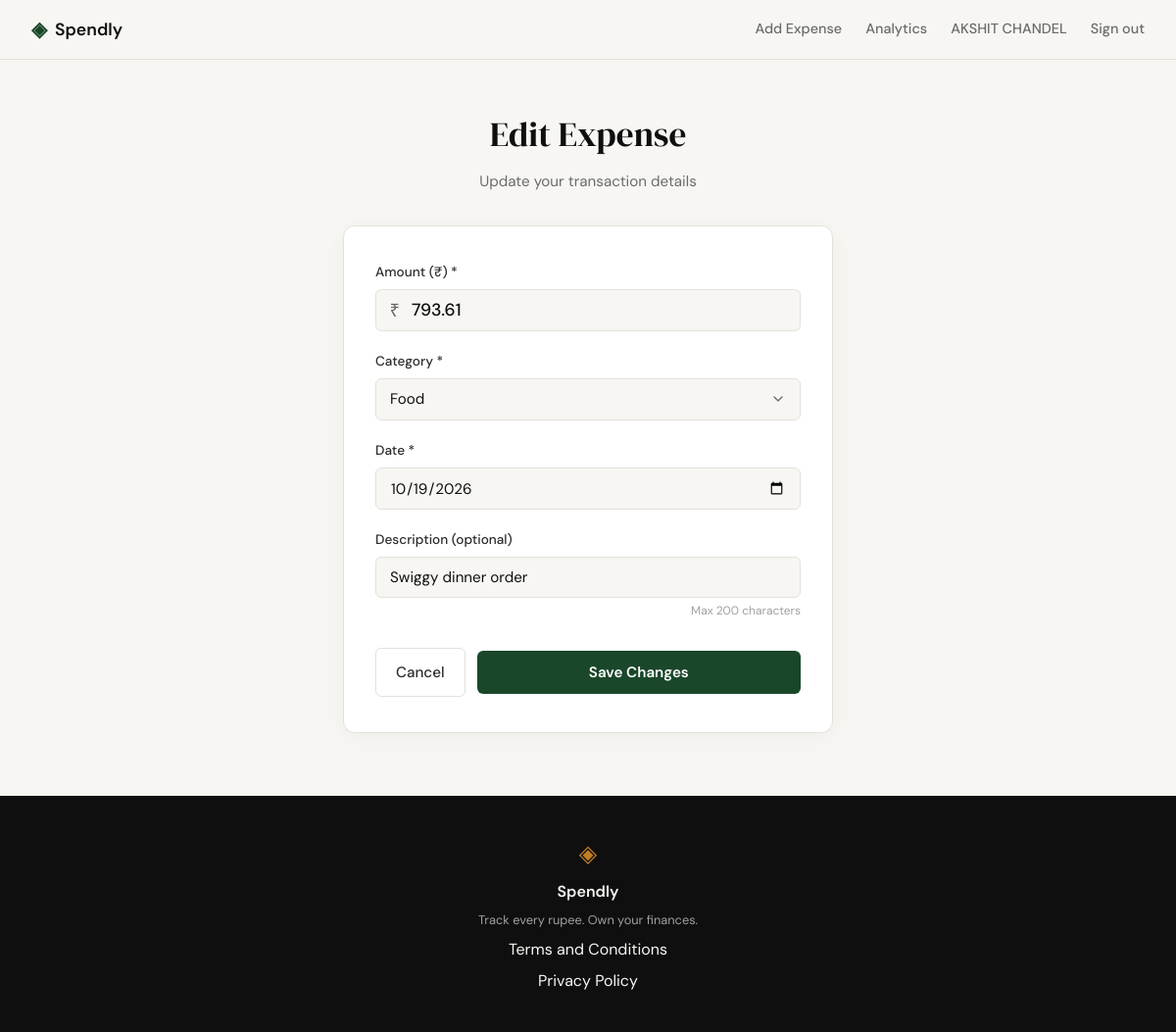
Before: /expenses/40/edit (signed in) with the older database file.
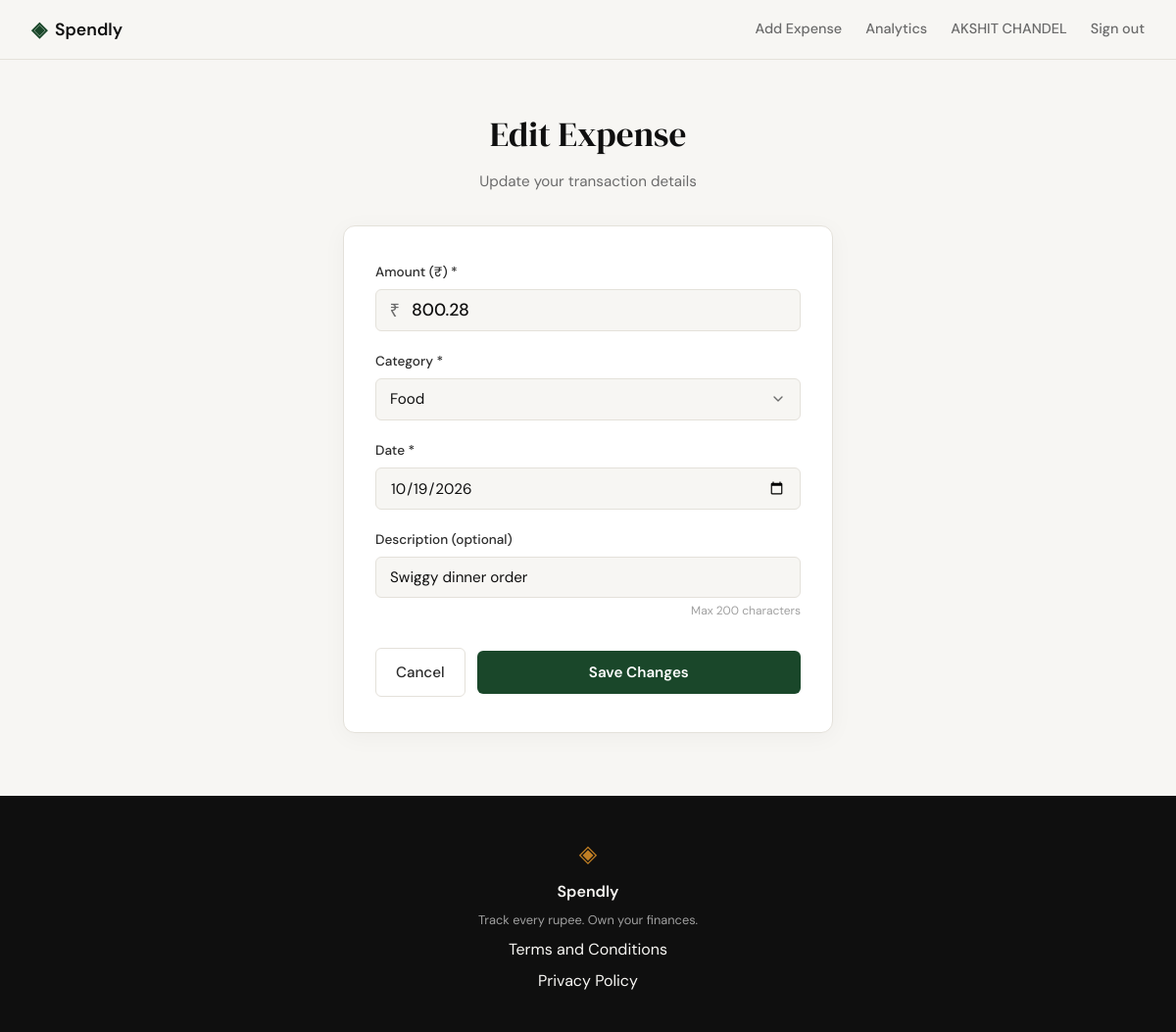
After: the same page with the newer database file.
### tables this page shows
CREATE TABLE users (
                    id INTEGER PRIMARY KEY AUTOINCREMENT,
                    name TEXT NOT NULL,
                    email TEXT UNIQUE NOT NULL,
                    password_hash TEXT NOT NULL,
                    created_at TEXT DEFAULT (datetime('now'))
                );

CREATE TABLE expenses (
                    id INTEGER PRIMARY KEY AUTOINCREMENT,
                    user_id INTEGER NOT NULL,
                    amount REAL NOT NULL,
                    category TEXT NOT NULL CHECK (category IN (
                        'Food', 'Transport', 'Bills', 'Health', 'Entertainment', 'Shopping', 'Other'
                    )),
                    date TEXT NOT NULL,
                    description TEXT,
                    created_at TEXT DEFAULT (datetime('now')),
                    FOREIGN KEY (user_id) REFERENCES users (id) ON DELETE CASCADE
                );

### app.py (the view, shortened to what this page needs)
@app.route("/expenses/<int:id>/edit", methods=["GET", "POST"])
def edit_expense(id):
    user_id = session.get("user_id")
    if not user_id:
        return redirect(url_for("login"))
    user = get_user_by_id(user_id)
    if not user:
        session.clear()
        return redirect(url_for("login"))
    expense = get_expense_by_id(id, user_id=user_id)
    if not expense:
        abort(404)
    return render_template(
        "edit_expense.html",
        expense=expense,
        amount=expense["amount"],
        category=expense["category"],
        date=expense["date"],
        description=expense["description"],
        categories=CATEGORIES,
    )

### database/db.py (called while the page is built)
def get_db_path(db_path=None):
    if db_path is not None:
        return Path(db_path)
    if has_app_context() and current_app.config.get("DATABASE"):
        return Path(current_app.config["DATABASE"])
    return DEFAULT_DB_PATH

def get_db(db_path=None):
    target_path = get_db_path(db_path)
    conn = sqlite3.connect(target_path)
    conn.row_factory = sqlite3.Row
    conn.execute("PRAGMA foreign_keys = ON;")
    return conn

### database/queries/stats.py (called while the page is built)
def _format_member_since(raw_date):
    if not raw_date:
        return "N/A"
    try:
        dt = datetime.strptime(str(raw_date)[:19], "%Y-%m-%d %H:%M:%S")
        return dt.strftime("%B %Y")
    except Exception:
        try:
            dt = datetime.strptime(str(raw_date)[:10], "%Y-%m-%d")
            return dt.strftime("%B %Y")
        except Exception:
            return str(raw_date)

def get_user_by_id(user_id, db_path=None):
    if not user_id:
        return None
    conn = get_db(db_path)
    try:
        cursor = conn.cursor()
        cursor.execute(
            "SELECT id, name, email, created_at FROM users WHERE id = ?;",
            (user_id,),
        )
        row = cursor.fetchone()
        if not row:
            return None
        return {
            "id": int(row["id"]),
            "name": row["name"],
            "email": row["email"],
            "member_since": _format_member_since(row["created_at"]),
            "created_at": row["created_at"],
        }
    finally:
        conn.close()

### templates/edit_expense.html (shortened to what this page needs)
{% extends "base.html" %}
{% block head %}
<link rel="stylesheet" href="{{ url_for('static', filename='css/edit_expense.css') }}">
{% endblock %}
{% block content %}
<section class="expense-section">
    <div class="expense-container">
        <div class="expense-header">
            <h1 class="expense-title">Edit Expense</h1>
            <p class="expense-subtitle">Update your transaction details</p>
        </div>
        <div class="expense-card">
            <form method="POST" action="{{ url_for('edit_expense', id=expense.id) }}">
                <div class="form-group">
                    <label for="amount">Amount (₹) *</label>
                    <div class="amount-input-wrapper">
                        <span class="currency-symbol" aria-hidden="true">₹</span>
                        <input type="number" id="amount" name="amount"
                               class="form-input amount-input" placeholder="0.00"
                               step="0.01" min="0.01"
                               value="{{ amount if amount is not none else expense.amount }}"
                               required autofocus>
                    </div>
                </div>
                <div class="form-group">
                    <label for="category">Category *</label>
                    <div class="select-wrapper">
                        <select id="category" name="category" class="form-select" required>
                            {% set active_category = category if category is not none else expense.category %}
                            {% for cat in categories %}
                            <option value="{{ cat }}" {% if active_category == cat %}selected{% endif %}>{{ cat }}</option>
                            {% endfor %}
                        </select>
                    </div>
                </div>
                <div class="form-group">
                    <label for="date">Date *</label>
                    <input type="date" id="date" name="date"
                           class="form-input"
                           value="{{ date or expense.date }}"
                           required>
                </div>
                <div class="form-group">
                    <label for="description">Description (optional)</label>
                    <input type="text" id="description" name="description"
                           class="form-input" placeholder="e.g. Grocery run, train ticket"
                           maxlength="200"
                           value="{{ description if description is not none else (expense.description or '') }}">
                    <span class="char-counter">Max 200 characters</span>
                </div>
                <div class="form-actions">
                    <a href="{{ url_for('profile') }}" class="btn-cancel-expense">Cancel</a>
                    <button type="submit" class="btn-save-expense">Save Changes</button>
                </div>
            </form>
        </div>
    </div>
</section>
{% endblock %}

### templates/base.html (shortened to what this page needs)
<!DOCTYPE html>
<html lang="en">
<head>
    <link rel="stylesheet" href="{{ url_for('static', filename='css/style.css') }}">
    {% block head %}{% endblock %}
</head>
<body>
    <nav class="navbar">
        <div class="nav-inner">
            <a href="{{ url_for('landing') }}" class="nav-brand">
                <span class="brand-icon">◈</span>
                <span class="brand-name">Spendly</span>
            </a>
            <div class="nav-links">
                {% if session.get('user_id') %}
                    <a href="{{ url_for('add_expense') }}" class="{% if request.endpoint == 'add_expense' %}active{% endif %}">Add Expense</a>
                    <a href="{{ url_for('analytics') }}" class="{% if request.endpoint == 'analytics' %}active{% endif %}">Analytics</a>
                    <a href="{{ url_for('profile') }}" class="nav-user">{{ session.get('user_name') }}</a>
                    <a href="{{ url_for('logout') }}">Sign out</a>
                {% else %}
                    <a href="{{ url_for('login') }}">Sign in</a>
                    <a href="{{ url_for('register') }}" class="nav-cta">Get started</a>
                {% endif %}
            </div>
        </div>
    </nav>
    <main class="main-content">
        {% block content %}{% endblock %}
    </main>
    <footer class="footer">
        <div class="footer-inner">
            <span class="brand-icon">◈</span>
            <span class="footer-name">Spendly</span>
            <p class="footer-copy">Track every rupee. Own your finances.</p>
            <a href="/terms">Terms and Conditions</a>
            <a href="/privacy">Privacy Policy</a>
        </div>
    </footer>
</body>
</html>

### static/css/style.css (style rules this page uses)
:root { --ink: #0f0f0f; --ink-soft: #2d2d2d; --ink-muted: #6b6b6b; --ink-faint: #a0a0a0; --paper: #f7f6f3; --paper-warm: #f0ede6; --paper-card: #ffffff; --accent: #1a472a; --accent-light: #e8f0eb; --accent-2: #c17f24; --accent-2-light: #fdf3e3; --danger: #c0392b; --danger-light: #fdecea; --border: #e4e1da; --border-soft: #eeebe4; --font-display: 'DM Serif Display', Georgia, serif; --font-body: 'DM Sans', system-ui, sans-serif; --max-width: 1200px; --auth-width: 440px; --radius-sm: 6px; --radius-md: 12px; --radius-lg: 20px; }
*, *::before, *::after { box-sizing: border-box; margin: 0; padding: 0; }
html { font-size: 16px; scroll-behavior: smooth; }
body { background: var(--paper); color: var(--ink); font-family: var(--font-body); font-size: 1rem; line-height: 1.6; -webkit-font-smoothing: antialiased; }
a { color: inherit; text-decoration: none; }
.navbar { position: sticky; top: 0; z-index: 100; background: var(--paper); border-bottom: 1px solid var(--border); padding: 0 2rem; }
.nav-inner { max-width: var(--max-width); margin: 0 auto; height: 60px; display: flex; align-items: center; justify-content: space-between; }
.nav-brand { display: flex; align-items: center; gap: 0.5rem; font-family: var(--font-body); font-weight: 600; font-size: 1.1rem; color: var(--ink); }
.brand-icon { color: var(--accent); font-size: 1.3rem; }
.brand-name { color: var(--ink); }
.nav-links { display: flex; align-items: center; gap: 1.5rem; font-size: 0.9rem; font-weight: 500; }
.nav-links a { color: var(--ink-muted); transition: color 0.2s; }
.nav-user { color: var(--ink); font-weight: 500; }
.main-content { min-height: calc(100vh - 60px - 100px); }
.form-group { margin-bottom: 1.25rem; }
.form-group label { display: block; font-size: 0.85rem; font-weight: 500; color: var(--ink-soft); margin-bottom: 0.4rem; }
.form-input { width: 100%; padding: 0.6rem 0.875rem; border: 1px solid var(--border); border-radius: var(--radius-sm); font-family: var(--font-body); font-size: 0.95rem; color: var(--ink); background: var(--paper); outline: none; transition: border-color 0.2s; }
.form-input::placeholder { color: var(--ink-faint); }
.footer { background: var(--ink); color: var(--paper); padding: 2.5rem 2rem; text-align: center; }
.footer-inner { display: flex; flex-direction: column; align-items: center; gap: 0.4rem; }
.footer .brand-icon { color: var(--accent-2); font-size: 1.5rem; }
.footer-name { font-weight: 600; font-size: 1rem; }
.footer-copy { font-size: 0.8rem; color: var(--ink-faint); }

Changed rows visible on the page:
changed expenses "Food": amount "793.61" → "800.28"
